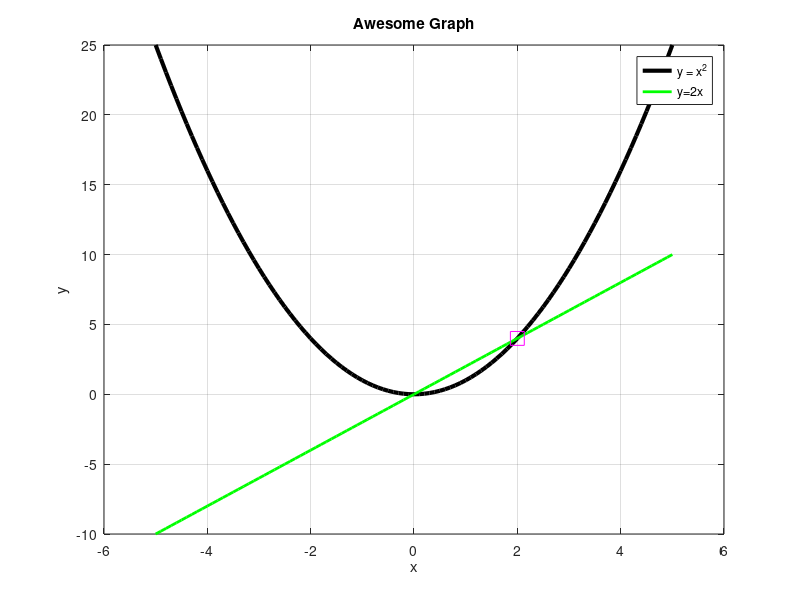

The MATLAB script that drew this image:
clear
clc
close all

x = -5:0.1:5;

y  = x.*x;

fig = figure();
set(fig,'color','white')
set(axes,'FontSize',18)
%plot(x,y,'cd--','LineWidth',3)
plot(x,y,'k-','LineWidth',3)
xlabel('x')
ylabel('y')
title('Awesome Graph')
grid on
hold on %%%Holds figure to plot multiple line
plot(x,2*x,'g-','LineWidth',2)
%%%The intersection of 2*x and x^2
xintersect = 2;
yintersect = 4;
plot(2,4,'ms','MarkerSize',10)
legend('y = x^2','y=2x')
